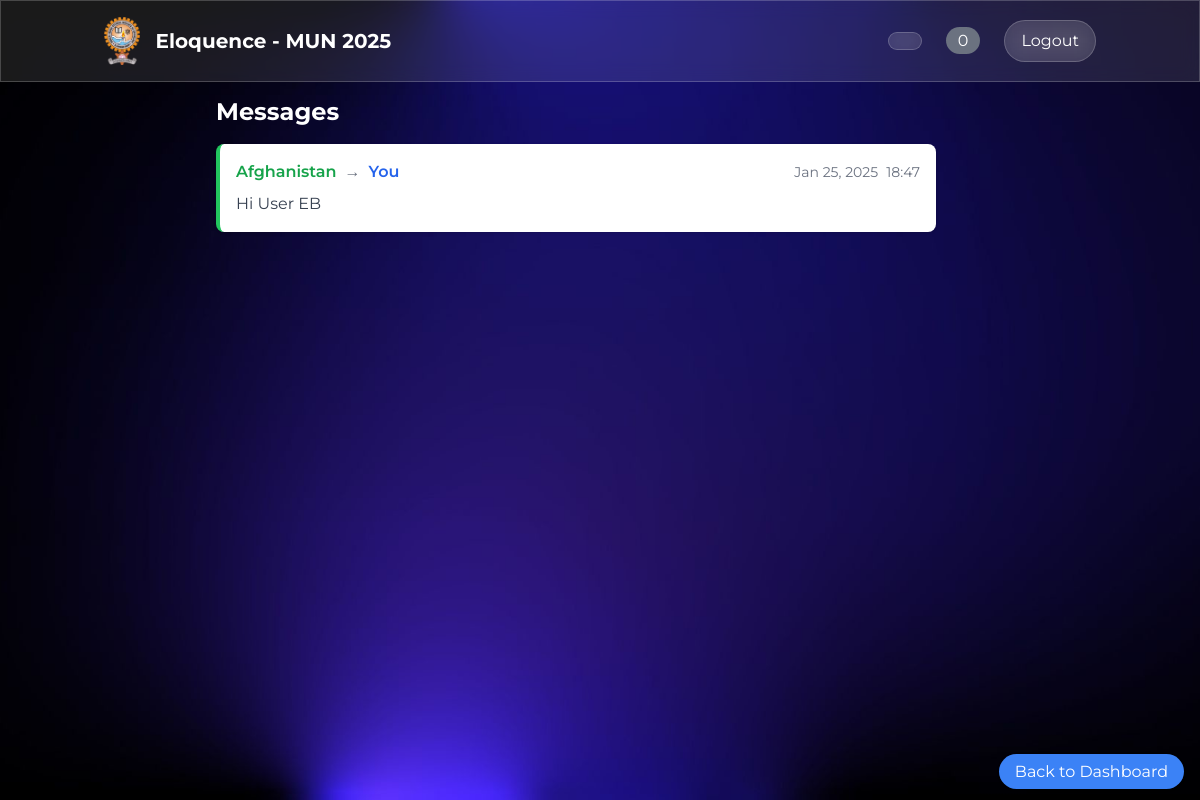
Page /messages/ (signed in) on the committed database.
### core/models.py (models this page shows, shortened)
class Message(models.Model):
    sender = models.ForeignKey(User, on_delete=models.CASCADE, related_name='sent_messages')
    receiver = models.ForeignKey(User, on_delete=models.CASCADE, related_name='received_messages')
    content = models.TextField()
    timestamp = models.DateTimeField(auto_now_add=True)
    is_read = models.BooleanField(default=False)
    class Meta:
        ordering = ['-timestamp']

class User(AbstractUser):
    is_eb = models.BooleanField(default=False)
    country = models.CharField(max_length=100)
    flag = models.ImageField(upload_to='flags/', null=True, blank=True)
    last_activity = models.DateTimeField(default=timezone.now)
    groups = models.ManyToManyField(
        'auth.Group',
        related_name='custom_user_set',
        blank=True,
        verbose_name='groups',
        help_text='The groups this user belongs to.',
    )
    user_permissions = models.ManyToManyField(
        'auth.Permission',
        related_name='custom_user_set',
        blank=True,
        verbose_name='user permissions',
        help_text='Specific permissions for this user.',
    )
    def update_last_activity(self):
        self.last_activity = timezone.now()
        self.save()

### core/views.py (the view)
# urls.py: path('messages/', views.messages, name='messages'),
@login_required
def messages(request):
    user_messages = Message.objects.filter(
        Q(sender=request.user) | Q(receiver=request.user)
    ).order_by('-timestamp')
    Message.objects.filter(
        receiver=request.user,
        is_read=False
    ).update(is_read=True)
    return render(request, 'messages.html', {
        'messages': user_messages
    })

### core/context_processor.py (called while the page is built)
def year_processor(request):
    return {
        'current_year': datetime.now().year
    }

### templates/messages.html
{% extends 'base.html' %}
{% load static %}
{% block content %}
<div class="container mx-auto p-4">
    <div class="max-w-3xl mx-auto">
        <h2 class="text-2xl font-bold text-white mb-4">Messages</h2>
        <div class="space-y-4">
            {% for message in messages %}
                <div class="bg-white rounded-lg shadow p-4 {% if message.sender == request.user %}ml-12 border-l-4 border-blue-500{% else %}mr-12 border-l-4 border-green-500{% endif %}">
                    <div class="flex justify-between items-center mb-2">
                        <div class="flex items-center space-x-2">
                            {% if message.sender == request.user %}
                                <span class="text-blue-600 font-semibold">You</span>
                                <span class="text-gray-500">→</span>
                                <span class="text-green-600 font-semibold">
                                    {% if message.receiver.is_superuser %}
                                        Executive Board
                                    {% else %}
                                        {{ message.receiver.country }}
                                    {% endif %}
                                </span>
                            {% else %}
                                <span class="text-green-600 font-semibold">
                                    {% if message.sender.is_superuser %}
                                        Executive Board
                                    {% else %}
                                        {{ message.sender.country }}
                                    {% endif %}
                                </span>
                                <span class="text-gray-500">→</span>
                                <span class="text-blue-600 font-semibold">You</span>
                            {% endif %}
                        </div>
                        <div class="flex items-center space-x-2">
                            <span class="text-sm text-gray-500">
                                {{ message.timestamp|date:"M d, Y" }}
                            </span>
                            <span class="text-sm text-gray-500">
                                {{ message.timestamp|time:"H:i" }}
                            </span>
                        </div>
                    </div>
                    <p class="text-gray-700 whitespace-pre-wrap">{{ message.content }}</p>
                </div>
            {% empty %}
                <div class="text-center py-8 text-gray-500">
                    No messages yet.
                </div>
            {% endfor %}
        </div>
        <div class="fixed bottom-4 right-4">
            <a href="{% url 'dashboard' %}"
               class="bg-blue-500 text-white px-4 py-2 rounded-full shadow hover:bg-blue-600">
                Back to Dashboard
            </a>
        </div>
    </div>
</div>
{% endblock %}

### rows in the picture
Message: sender.country "Afghanistan", timestamp "Jan 25, 2025", timestamp "18:47", content "Hi User EB"
